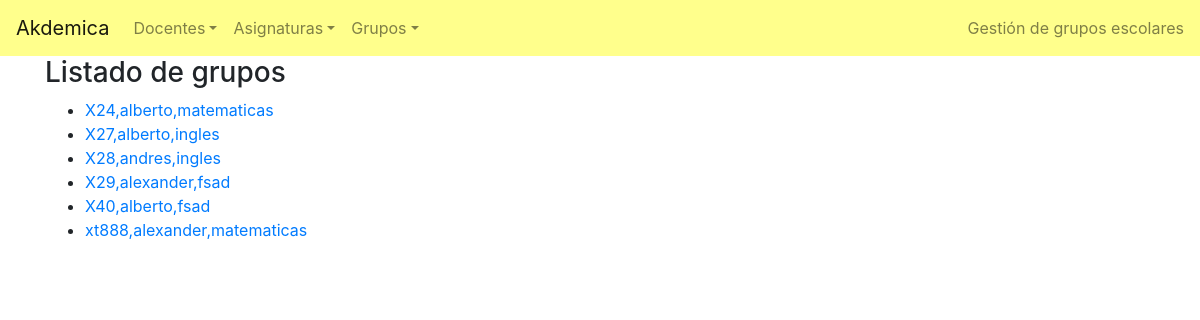
The app's page /grupo/ with its own data.
### academico/models.py (models this page shows, shortened)
class Grupo(models.Model):
    codigo = models.CharField(max_length=10)
    docente = models.ForeignKey(Docente, on_delete=models.CASCADE)
    asignatura = models.ForeignKey(Asignatura, on_delete=models.CASCADE)
    def __str__(self):
        return "{},{},{}".format(self.codigo,self.docente,self.asignatura)

class Docente(models.Model):
    foto = models.ImageField(upload_to='static/media/',default = 'static/media/no-img.png',null=True, blank=True)
    nombre = models.CharField(max_length=40)
    apellidos = models.CharField(max_length=50)
    email = models.EmailField()
    edad =models.IntegerField(blank=True, null=True)
    def __str__(self):
        return self.nombre

class Asignatura(models.Model):
    nombre = models.CharField(max_length=40)
    descripcion = models.TextField(max_length=150)
    def __str__(self):
        return self.nombre

### academico/views.py (the view)
# urls.py: path('grupo/', GrupoListView.as_view(), name='grupo_list'),
class GrupoListView(ListView):
    template_name = 'academico/grupo_list.html'
    model = Grupo

### academico/templates/academico/grupo_list.html (shortened to what this page needs)
{% extends 'base.html' %}
{% block content %}
    <h3>Listado de grupos</h3>
    <ul>
        {% for grupo in object_list %}
            <li><a href="{% url 'grupo_detail' grupo.pk %}">{{ grupo }}</a></li>
        {% endfor %}
    </ul>
{% endblock content %}

### templates/base.html (shortened to what this page needs)
{% load static %}
<!DOCTYPE html>
<html lang="en">
  <head>
    <link rel="stylesheet" href="https://stackpath.bootstrapcdn.com/bootstrap/4.2.1/css/bootstrap.min.css">
    <link rel="stylesheet" href="{% static 'css/estilos.css' %}">
  </head>
  <body>
        <header>
                <nav class="navbar navbar-expand-lg navbar-light bg-light" style="background-color: #FFFF8C!important;">
                        <a class="navbar-brand" href="{% url 'docentes_list' %}">Akdemica</a>
                        <div class="collapse navbar-collapse" id="navbarText">
                          <ul class="navbar-nav mr-auto">
                                <li class="nav-item dropdown">
                                        <a class="nav-link dropdown-toggle" data-toggle="dropdown" href="#" role="button" aria-haspopup="true" aria-expanded="false">Docentes</a>
                                </li>
                                <li class="nav-item dropdown">
                                        <a class="nav-link dropdown-toggle" data-toggle="dropdown" href="#" role="button" aria-haspopup="true" aria-expanded="false">Asignaturas</a>
                                </li>
                                <li class="nav-item dropdown">
                                        <a class="nav-link dropdown-toggle" data-toggle="dropdown" href="#" role="button" aria-haspopup="true" aria-expanded="false">Grupos</a>
                                </li>
                          </ul>
                          <span class="navbar-text">
                            Gestión de grupos escolares
                          </span>
                        </div>
                </nav>
        </header>
    <div class="container">
            {% block content %}
            {% endblock content %}
    </div>
  </body>
</html>

### records on screen
Grupo: codigo+docente+asignatura "X24,alberto,matematicas"
Grupo: codigo+docente+asignatura "X27,alberto,ingles"
Grupo: codigo+docente+asignatura "X28,andres,ingles"
Grupo: codigo+docente+asignatura "X29,alexander,fsad"
Grupo: codigo+docente+asignatura "X40,alberto,fsad"
Grupo: codigo+docente+asignatura "xt888,alexander,matematicas"
